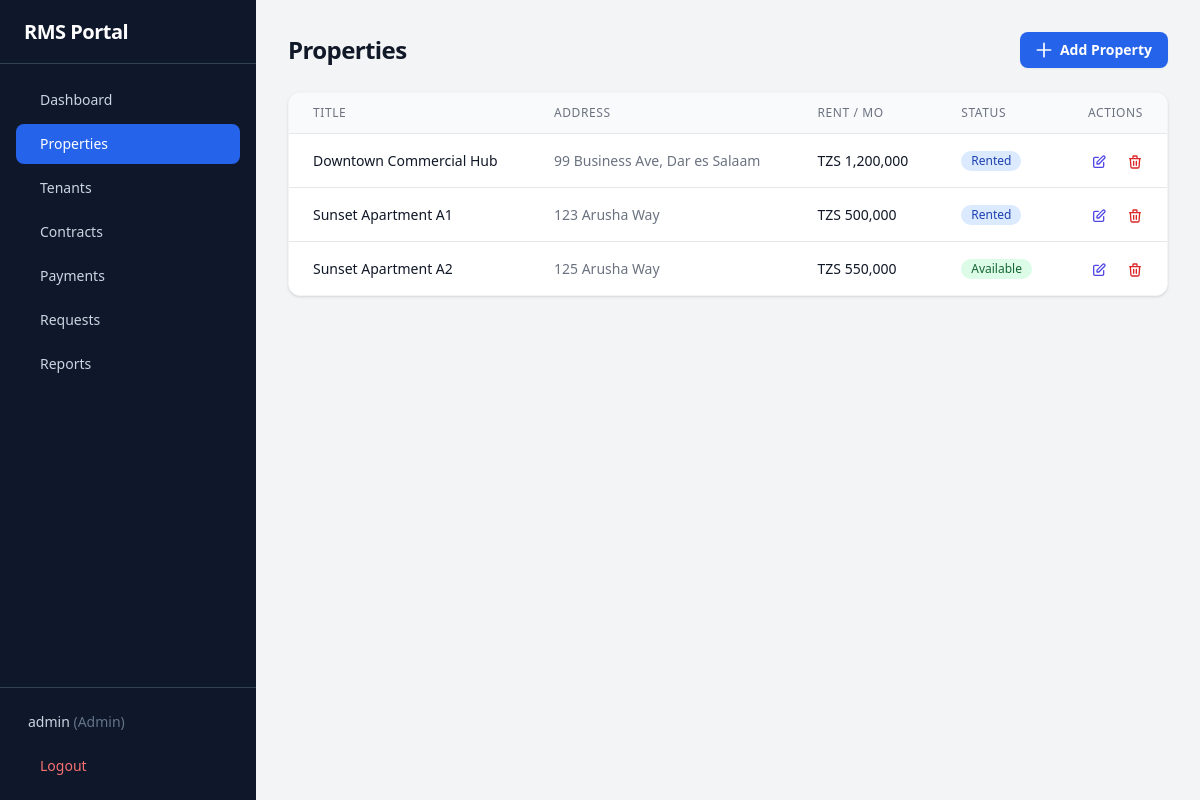
Page /properties.php (signed in) on the committed database.
### tables this page shows
CREATE TABLE IF NOT EXISTS users (
    id VARCHAR(20) PRIMARY KEY,
    username VARCHAR(50) UNIQUE NOT NULL,
    password VARCHAR(255) NOT NULL,
    role ENUM('admin','tenant','landlord') NOT NULL DEFAULT 'tenant',
    tenant_id VARCHAR(20) DEFAULT NULL,
    created_at TIMESTAMP DEFAULT CURRENT_TIMESTAMP
);

CREATE TABLE IF NOT EXISTS properties (
    id VARCHAR(20) PRIMARY KEY,
    title VARCHAR(255) NOT NULL,
    address TEXT NOT NULL,
    rent_amount DECIMAL(12,2) NOT NULL DEFAULT 0,
    status ENUM('available','rented','maintenance') NOT NULL DEFAULT 'available',
    created_at TIMESTAMP DEFAULT CURRENT_TIMESTAMP
);

### config/database.php (called while the page is built, shortened)
<?php
$DB_HOST = getenv('DB_HOST') ?: 'localhost';
$DB_NAME = getenv('DB_NAME') ?: 'rms_portal';
$DB_USER = getenv('DB_USER') ?: 'root';
$DB_PASS = getenv('DB_PASS') ?: '';
try {
    $pdo = new PDO("mysql:host=$DB_HOST;dbname=$DB_NAME;charset=utf8mb4", $DB_USER, $DB_PASS, [
        PDO::ATTR_ERRMODE => PDO::ERRMODE_EXCEPTION,
        PDO::ATTR_DEFAULT_FETCH_MODE => PDO::FETCH_ASSOC,
        PDO::ATTR_EMULATE_PREPARES => false,
    ]);
} catch (PDOException $e) {
    die("Database connection failed: " . $e->getMessage());
}
function db(): PDO {
    global $pdo;
    return $pdo;
}

### includes/auth.php (called while the page is built, shortened)
<?php
require_once __DIR__ . '/../config/database.php';
function isLoggedIn(): bool {
    return isset($_SESSION['user_id']);
}
function getCurrentUser(): ?array {
    $stmt = db()->prepare("SELECT id, username, role, tenant_id FROM users WHERE id = ?");
    $stmt->execute([$_SESSION['user_id']]);
    return $stmt->fetch() ?: null;
}

### properties.php (the view, shortened to what this page needs)
<?php
require_once __DIR__ . '/config/database.php';
require_once __DIR__ . '/includes/auth.php';
require_once __DIR__ . '/includes/helpers.php';
$properties = db()->query("SELECT * FROM properties ORDER BY title")->fetchAll();
?>
<div class="space-y-6">
    <div class="sm:flex sm:items-center justify-between">
        <h1 class="text-2xl font-bold tracking-tight text-gray-900">Properties</h1>
        <div class="mt-4 sm:ml-16 sm:mt-0 sm:flex-none">
            <a href="?action=add" class="flex items-center justify-center rounded-lg bg-blue-600 px-4 py-2 text-sm font-semibold text-white shadow-sm hover:bg-blue-500">
                <svg class="-ml-0.5 mr-1.5 h-5 w-5" fill="none" stroke="currentColor" viewBox="0 0 24 24"><path stroke-linecap="round" stroke-linejoin="round" stroke-width="2" d="M12 4v16m8-8H4"/></svg>
                Add Property
            </a>
        </div>
    </div>
    <div class="bg-white rounded-xl shadow border border-gray-100 overflow-hidden">
        <div class="overflow-x-auto">
            <table class="min-w-full divide-y divide-gray-200">
                <thead class="bg-gray-50">
                    <tr>
                        <th class="px-6 py-3 text-left text-xs font-medium text-gray-500 uppercase tracking-wider">Title</th>
                        <th class="px-6 py-3 text-left text-xs font-medium text-gray-500 uppercase tracking-wider">Address</th>
                        <th class="px-6 py-3 text-left text-xs font-medium text-gray-500 uppercase tracking-wider">Rent / Mo</th>
                        <th class="px-6 py-3 text-left text-xs font-medium text-gray-500 uppercase tracking-wider">Status</th>
                        <th class="px-6 py-3 text-right text-xs font-medium text-gray-500 uppercase tracking-wider">Actions</th>
                    </tr>
                </thead>
                <tbody class="divide-y divide-gray-200 bg-white">
                    <?php foreach ($properties as $prop): ?>
                    <tr class="hover:bg-gray-50">
                        <td class="whitespace-nowrap px-6 py-4 text-sm font-medium text-gray-900"><?= hsc($prop['title']) ?></td>
                        <td class="whitespace-nowrap px-6 py-4 text-sm text-gray-500"><?= hsc($prop['address']) ?></td>
                        <td class="whitespace-nowrap px-6 py-4 text-sm text-gray-900"><?= formatCurrency($prop['rent_amount']) ?></td>
                        <td class="whitespace-nowrap px-6 py-4 text-sm"><?= statusBadge($prop['status']) ?></td>
                        <td class="whitespace-nowrap px-6 py-4 text-right text-sm font-medium">
                            <a href="?edit=<?= $prop['id'] ?>" class="text-indigo-600 hover:text-indigo-900 mr-4">
                                <svg class="w-4 h-4 inline" fill="none" stroke="currentColor" viewBox="0 0 24 24"><path stroke-linecap="round" stroke-linejoin="round" stroke-width="2" d="M11 5H6a2 2 0 00-2 2v11a2 2 0 002 2h11a2 2 0 002-2v-5m-1.414-9.414a2 2 0 112.828 2.828L11.828 15H9v-2.828l8.586-8.586z"/></svg>
                            </a>
                            <a href="?delete=<?= $prop['id'] ?>" onclick="return confirm('Are you sure you want to delete this property?')" class="text-red-600 hover:text-red-900">
                                <svg class="w-4 h-4 inline" fill="none" stroke="currentColor" viewBox="0 0 24 24"><path stroke-linecap="round" stroke-linejoin="round" stroke-width="2" d="M19 7l-.867 12.142A2 2 0 0116.138 21H7.862a2 2 0 01-1.995-1.858L5 7m5 4v6m4-6v6m1-10V4a1 1 0 00-1-1h-4a1 1 0 00-1 1v3M4 7h16"/></svg>
                            </a>
                        </td>
                    </tr>
                    <?php endforeach; ?>
                </tbody>
            </table>
        </div>
    </div>
</div>
<?php
$content = ob_get_clean();
require __DIR__ . '/includes/layout.php';

### includes/helpers.php (shortened to what this page needs)
<?php
function formatCurrency($amount): string {
    return 'TZS ' . number_format((float)$amount, 0, '.', ',');
}
function statusBadge(string $status): string {
    $classes = [
        'available' => 'bg-green-100 text-green-800',
        'rented' => 'bg-blue-100 text-blue-800',
        'maintenance' => 'bg-yellow-100 text-yellow-800',
        'active' => 'bg-green-100 text-green-800',
        'terminated' => 'bg-red-100 text-red-800',
        'completed' => 'bg-green-100 text-green-800',
        'pending' => 'bg-yellow-100 text-yellow-800',
        'approved' => 'bg-green-100 text-green-800',
        'resolved' => 'bg-green-100 text-green-800',
        'rejected' => 'bg-red-100 text-red-800',
    ];
    $class = $classes[$status] ?? 'bg-gray-100 text-gray-800';
    return "<span class=\"inline-flex rounded-full px-2.5 py-0.5 text-xs font-medium capitalize {$class}\">{$status}</span>";
}
function hsc($str): string {
    return htmlspecialchars($str ?? '', ENT_QUOTES, 'UTF-8');
}

### includes/layout.php (shortened to what this page needs)
<?php
require_once __DIR__ . '/auth.php';
require_once __DIR__ . '/helpers.php';
$user = getCurrentUser();
$current_page = basename($_SERVER['PHP_SELF'], '.php') ?: 'index';
$current_action = $_GET['action'] ?? '';
$admin_links = [
    ['name' => 'Dashboard', 'path' => 'index.php', 'icon' => 'dashboard'],
    ['name' => 'Properties', 'path' => 'properties.php', 'icon' => 'building'],
    ['name' => 'Tenants', 'path' => 'tenants.php', 'icon' => 'users'],
    ['name' => 'Contracts', 'path' => 'contracts.php', 'icon' => 'file-text'],
    ['name' => 'Payments', 'path' => 'payments.php', 'icon' => 'credit-card'],
    ['name' => 'Requests', 'path' => 'requests.php', 'icon' => 'message-square'],
    ['name' => 'Reports', 'path' => 'reports.php', 'icon' => 'bar-chart'],
];
$landlord_links = [
    ['name' => 'Dashboard', 'path' => 'index.php', 'icon' => 'dashboard'],
    ['name' => 'My Properties', 'path' => 'properties.php', 'icon' => 'building'],
    ['name' => 'Tenants', 'path' => 'tenants.php', 'icon' => 'users'],
    ['name' => 'Contracts', 'path' => 'contracts.php', 'icon' => 'file-text'],
    ['name' => 'Payments', 'path' => 'payments.php', 'icon' => 'credit-card'],
    ['name' => 'Requests', 'path' => 'requests.php', 'icon' => 'message-square'],
    ['name' => 'Reports', 'path' => 'reports.php', 'icon' => 'bar-chart'],
];
$tenant_links = [
    ['name' => 'My Dashboard', 'path' => 'index.php', 'icon' => 'dashboard', 'action' => ''],
    ['name' => 'Pay Rent (Control No.)', 'path' => 'index.php?action=generate_control_number', 'icon' => 'credit-card', 'action' => 'generate_control_number'],
    ['name' => 'Renew Contract', 'path' => 'index.php?action=extension', 'icon' => 'file-text', 'action' => 'extension'],
    ['name' => 'Report Issue (Repair)', 'path' => 'index.php?action=maintenance', 'icon' => 'wrench', 'action' => 'maintenance'],
    ['name' => 'Notice to Vacate', 'path' => 'index.php?action=move_out', 'icon' => 'file-output', 'action' => 'move_out'],
];
if ($user['role'] === 'admin') {
    $links = $admin_links;
} elseif ($user['role'] === 'landlord') {
    $links = $landlord_links;
} else {
    $links = $tenant_links;
}
?>
<!DOCTYPE html>
<html lang="en">
<head>
    <script src="https://cdn.tailwindcss.com"></script>
</head>
<body class="bg-gray-100">
<div class="min-h-screen flex" x-data="{ sidebarOpen: false }">
    <aside class="fixed lg:static inset-y-0 left-0 z-30 w-64 bg-slate-900 transform transition-transform duration-200 ease-in-out -translate-x-full lg:translate-x-0 flex flex-col"
           x-bind:class="sidebarOpen ? 'translate-x-0' : '-translate-x-full lg:translate-x-0'">
        <div class="h-16 flex items-center justify-between px-6 border-b border-slate-700">
            <h1 class="text-xl font-bold text-white tracking-tight">RMS Portal</h1>
        </div>
        <nav class="flex-1 px-4 py-4 space-y-1 overflow-y-auto">
            <?php foreach ($links as $link):
                $is_active = false;
                if (isset($link['action'])) {
                    $is_active = $current_page === 'index' && $current_action === $link['action'];
                    if ($link['action'] === '') {
                        $is_active = $current_page === 'index' && $current_action === '';
                    }
                } else {
                    $is_active = $current_page === basename($link['path'], '.php');
                }
            ?>
            <a href="<?= $link['path'] ?>"
               class="flex items-center px-3 py-2.5 text-sm font-medium rounded-lg transition-colors <?= $is_active ? 'bg-blue-600 text-white' : 'text-slate-300 hover:bg-slate-800 hover:text-white' ?>">
                <?= $link['name'] ?>
            </a>
            <?php endforeach; ?>
        </nav>
        <div class="p-4 border-t border-slate-700">
            <div class="flex items-center px-3 py-2 text-sm text-slate-300">
                <span class="truncate flex-1"><?= hsc($user['username']) ?> <span class="text-slate-500 capitalize">(<?= $user['role'] ?>)</span></span>
            </div>
            <a href="logout.php"
               class="mt-2 w-full flex items-center px-3 py-2 text-sm font-medium text-red-400 rounded-lg hover:bg-slate-800 transition-colors">
                Logout
            </a>
        </div>
    </aside>
    <main class="flex-1 flex flex-col min-w-0">
        <div class="flex-1 overflow-y-auto p-4 sm:p-6 lg:p-8">
            <div class="max-w-7xl mx-auto">
                <?= $content ?? '' ?>
            </div>
        </div>
    </main>
</div>
</body>
</html>

### rows in the picture
users: username "admin", role "Admin"
properties: title "Downtown Commercial Hub", address "99 Business Ave, Dar es Salaam", rent_amount "TZS 1,200,000", status "Rented"
properties: title "Sunset Apartment A1", address "123 Arusha Way", rent_amount "TZS 500,000", status "Rented"
properties: title "Sunset Apartment A2", address "125 Arusha Way", rent_amount "TZS 550,000", status "Available"

### other values in the picture
$link['name'] "Dashboard"
$link['name'] "Properties"
$link['name'] "Tenants"
$link['name'] "Contracts"
$link['name'] "Payments"
$link['name'] "Requests"
$link['name'] "Reports"
